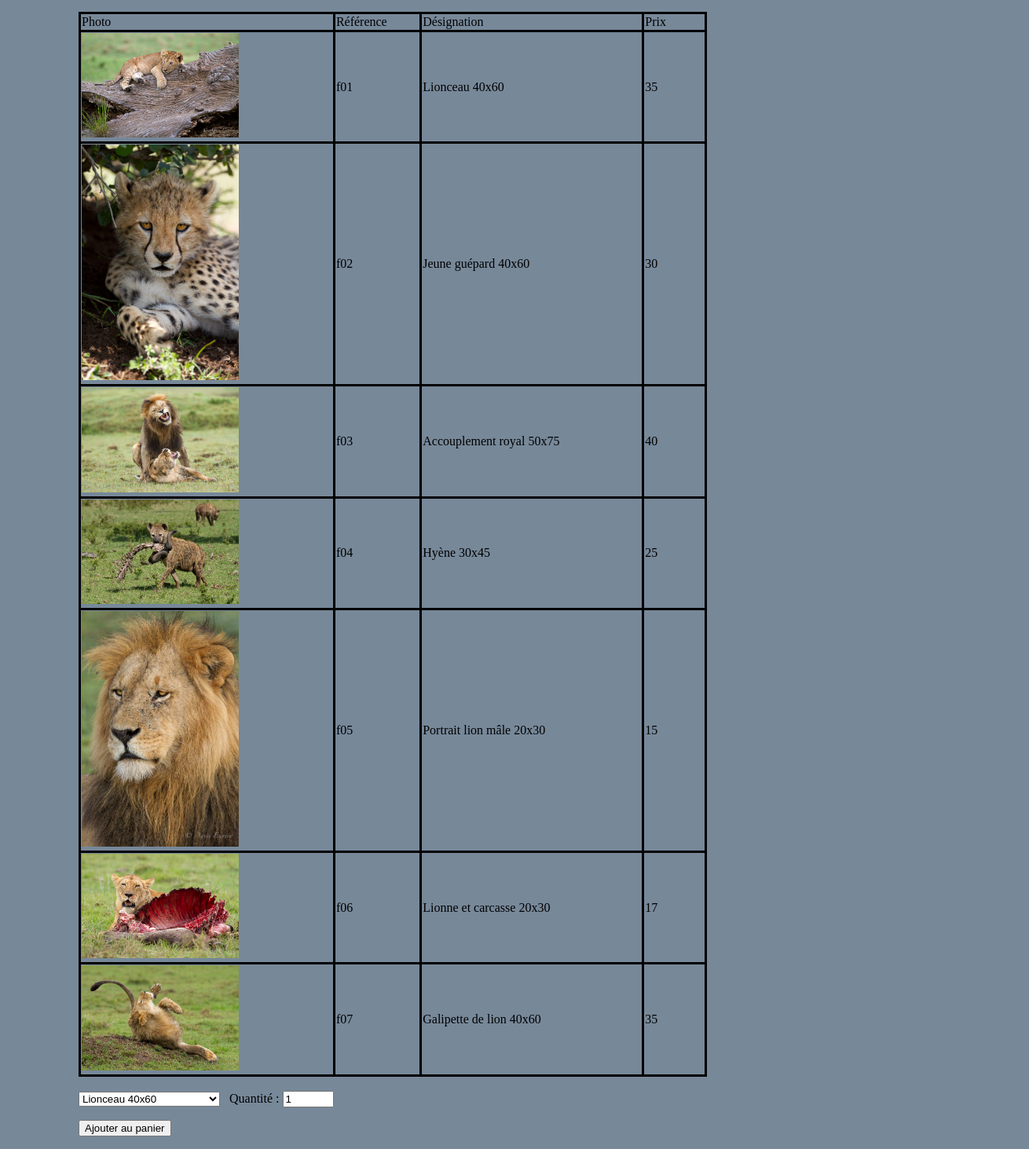
Page /Version3/listePdt.php?cat=car on the committed database.
### tables this page shows
CREATE TABLE produit
(pdt_ref VARCHAR(3) NOT NULL,
pdt_designation VARCHAR(50),
pdt_prix FLOAT(5.2),
pdt_image VARCHAR(50),
pdt_categorie VARCHAR(3),
CONSTRAINT PK_PRO PRIMARY KEY(pdt_ref)
);

### Version3/listepdt.php (the view, shortened to what this page needs)
<!DOCTYPE html>
<html>
    <head>
		<link rel="stylesheet" href="style.css"/>
    </head>
	<body>
		<div id="page-wrap">
			<div id="listepdt">
				<table align=left class="tablecmd">
					<tr>
						<td>Photo</td>
						<td>Référence</td>
						<td>Désignation</td>
						<td width="10%">Prix</td>
					</tr>
					<?php
						try
						{
							$bdd = new PDO('mysql:host=localhost;dbname=lafaune;charset=utf8', 'root', '',array(PDO::ATTR_ERRMODE => PDO::ERRMODE_EXCEPTION));
						}
						catch (Exception $e)
						{
								die('Erreur : ' . $e->getMessage());
						}
						if (isset($_GET['cat']))
						{
							$req = 'SELECT * FROM produit, categorie WHERE pdt_categorie = cat_code AND pdt_categorie =\''.$_GET['cat'].'\'';
							$res = $bdd->query($req);
							while($ligne = $res->fetch())
							{
					?>
								<tr>
									<td><img src="../image/<?php echo $ligne['pdt_image']; ?>" class="photo"></td>
									<td><?php echo $ligne['pdt_ref']; ?></td>
									<td><?php echo $ligne['pdt_designation']; ?></td>
									<td><?php echo $ligne['pdt_prix']; ?></td>
								</tr>
					<?php
							}
				echo '</table>';
				echo '</div>';
					}
					else
					{
						echo("Erreur");
					}
					$req = 'SELECT * FROM produit, categorie WHERE pdt_categorie = cat_code AND pdt_categorie =\''.$_GET['cat'].'\'';
					$res = $bdd->query($req);
					echo '<div id="ajoutpanier">';
					echo '</br><form action="panier.php" target="menu" method="get">';
					echo '<select name="refPdt" size="1">';
					while($ligne = $res->fetch())
					{
				?>
						<option value="<?php echo $ligne['pdt_ref']; ?>"> <?php echo $ligne['pdt_designation'];
					}
					echo '</select>';
					echo 'Quantité : ';
						echo '<input type="text" name="quantite" size="5" value="1" />';
					echo '<p><input type="submit" name="action" value="Ajouter au panier" />';
					echo '</form>';
					echo '</div>';
				?>
		</div>
	</body>
</html>

### Version3/style.css (style rules this page uses)
html, body { margin:0; padding:0; background:LightSlateGrey; }
table { border-collapse: collapse; }
td { border:3px solid black; }
.photo { width:200px; }
.tablecmd { width:800px; margin-left:100px; }
#ajoutpanier { clear:both; width:100%; margin-left:100px; }
#page-wrap { margin: 15px auto; position: relative; }

### rows in the picture
produit: pdt_image (picture), pdt_ref "f01", pdt_designation "Lionceau 40x60", pdt_prix "35"
produit: pdt_image (picture), pdt_ref "f02", pdt_designation "Jeune guépard 40x60", pdt_prix "30"
produit: pdt_image (picture), pdt_ref "f03", pdt_designation "Accouplement royal 50x75", pdt_prix "40"
produit: pdt_image (picture), pdt_ref "f04", pdt_designation "Hyène 30x45", pdt_prix "25"
produit: pdt_image (picture), pdt_ref "f05", pdt_designation "Portrait lion mâle 20x30", pdt_prix "15"
produit: pdt_image (picture), pdt_ref "f06", pdt_designation "Lionne et carcasse 20x30", pdt_prix "17"
produit: pdt_image (picture), pdt_ref "f07", pdt_designation "Galipette de lion 40x60", pdt_prix "35"

### other values in the picture
form field refPdt "Lionceau 40x60"
